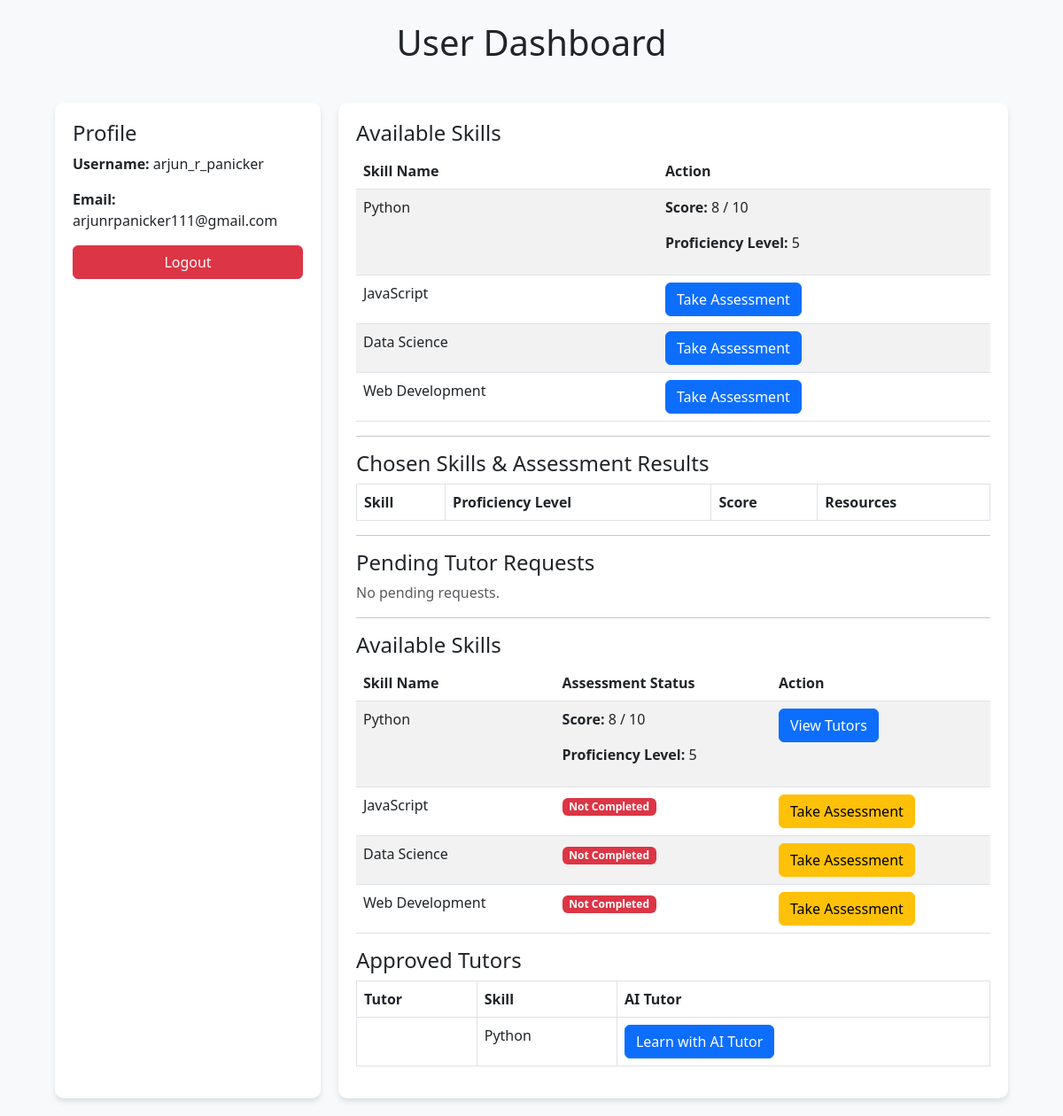
/user/dashboard (signed in), run on the app's committed database.
### models.py (models this page shows, shortened)
class User(db.Model, UserMixin):
    id = db.Column(db.Integer, primary_key=True)
    username = db.Column(db.String(80), unique=True, nullable=False)
    email = db.Column(db.String(120), unique=True, nullable=False)
    password = db.Column(db.String(200), nullable=False)
    is_tutor = db.Column(db.Boolean, default=False)
    created_at = db.Column(db.DateTime, default=datetime.utcnow)
    assessments = db.relationship('Assessment', backref='user', lazy=True)

class Skill(db.Model):
    id = db.Column(db.Integer, primary_key=True)
    name = db.Column(db.String(100), unique=True, nullable=False)
    description = db.Column(db.Text)
    questions = db.relationship('Question', backref='related_skill', lazy=True)
    resources = db.relationship('Resource', backref='skill', lazy=True)

class TutorRequest(db.Model):
    id = db.Column(db.Integer, primary_key=True)
    user_id = db.Column(db.Integer, db.ForeignKey('user.id'), nullable=False)  # Learner
    tutor_id = db.Column(db.Integer, db.ForeignKey('user.id'), nullable=False)  # Tutor (User, not Tutor model)
    skill_id = db.Column(db.Integer, db.ForeignKey('skill.id'), nullable=False)  # Skill ID
    status = db.Column(db.String(20), default="Pending")
    user = db.relationship('User', foreign_keys=[user_id], backref='requests')
    tutor = db.relationship('User', foreign_keys=[tutor_id], backref='received_requests')  # Tutor
    skill = db.relationship('Skill', backref='tutor_requests')  # Skill

### routes/user.py (the view)
@user_bp.route('/dashboard')
@login_required
def dashboard():
    if current_user.is_tutor:
        return redirect(url_for('tutor.dashboard'))
    user_assessments = Assessment.query.filter_by(user_id=current_user.id).all()
    if not user_assessments:
        skills = Skill.query.all()
        return render_template('user/dashboard.html', skills=skills, show_assessment_prompt=True)
    pending_requests = TutorRequest.query.filter_by(user_id=current_user.id, status="Pending").all()
    approved_tutors = TutorRequest.query.filter_by(user_id=current_user.id, status="Approved").all()
    assessed_skills = {
        a.skill_id: {"proficiency_level": a.proficiency_level, "score": a.score} for a in user_assessments
    }
    suggested_topics = []
    quick_links = []
    for assessment in user_assessments:
        if assessment.score >= 8:
            suggested_topics.append(f"Advanced topics in {assessment.skill.name}")
            quick_links.append({"title": f"Advanced {assessment.skill.name}", "url": "#"})
        elif assessment.score >= 5:
            suggested_topics.append(f"Intermediate topics in {assessment.skill.name}")
            quick_links.append({"title": f"Intermediate {assessment.skill.name}", "url": "#"})
        else:
            suggested_topics.append(f"Basic topics in {assessment.skill.name}")
            quick_links.append({"title": f"Basic {assessment.skill.name}", "url": "#"})
    return render_template(
        'user/dashboard.html',
        skills=Skill.query.all(),
        assessed_skills=assessed_skills,
        pending_requests=pending_requests,
        approved_tutors=approved_tutors,
        show_assessment_prompt=False,
        suggested_topics=suggested_topics,
        quick_links=quick_links
    )

### templates/user/dashboard.html (shortened to what this page needs)
<!DOCTYPE html>
<html lang="en">
<head>
    <link rel="stylesheet" href="https://cdn.jsdelivr.net/npm/bootstrap@5.3.0/dist/css/bootstrap.min.css">
</head>
<body>
<div class="container mt-4">
    <h1 class="text-center mb-4">User Dashboard</h1>
    <div class="dashboard-container">
        <div class="sidebar">
            <h4>Profile</h4>
            <p><strong>Username:</strong> {{ current_user.username }}</p>
            <p><strong>Email:</strong> {{ current_user.email }}</p>
            <div class="btn-group">
                <a href="{{ url_for('auth.logout') }}" class="btn btn-danger">Logout</a>
            </div>
        </div>
        <div class="content">
            <h4>Available Skills</h4>
            <table class="table table-striped">
                <thead>
                    <tr>
                        <th>Skill Name</th>
                        <th>Action</th>
                    </tr>
                </thead>
                <tbody>
                    {% for skill in skills %}
                        <tr>
                            <td>{{ skill.name }}</td>
                            <td>
                                {% if skill.id in assessed_skills %}
                                    <p><strong>Score:</strong> {{ assessed_skills[skill.id]['score'] }} / 10</p>
                                    <p><strong>Proficiency Level:</strong> {{ assessed_skills[skill.id]['proficiency_level'] }}</p>
                                {% else %}
                                    <a href="{{ url_for('user.start_assessment', skill_id=skill.id) }}" class="btn btn-primary">
                                        Take Assessment
                                    </a>
                                {% endif %}
                            </td>
                        </tr>
                    {% endfor %}
                </tbody>
            </table>
            <hr>
            <h4>Chosen Skills & Assessment Results</h4>
            {% if assessed_skills %}
                <table class="table table-bordered">
                    <thead>
                        <tr>
                            <th>Skill</th>
                            <th>Proficiency Level</th>
                            <th>Score</th>
                            <th>Resources</th>
                        </tr>
                    </thead>
                </table>
            {% else %}
                <p class="text-muted">No assessments taken yet.</p>
            {% endif %}
            <hr>
            <h4>Pending Tutor Requests</h4>
            {% if pending_requests %}
                <table class="table table-bordered">
                    <thead>
                        <tr>
                            <th>Tutor</th>
                            <th>Skill</th>
                            <th>Status</th>
                        </tr>
                    </thead>
                    <tbody>
                        {% for request in pending_requests %}
                            <tr>
                                <td>{{ request.tutor.username }}</td>
                                <td>{{ request.skill.name }}</td>
                                <td class="text-warning">Pending Approval</td>
                            </tr>
                        {% endfor %}
                    </tbody>
                </table>
            {% else %}
                <p class="text-muted">No pending requests.</p>
            {% endif %}
            <hr>
<h4>Available Skills</h4>
<table class="table table-striped">
    <thead>
        <tr>
            <th>Skill Name</th>
            <th>Assessment Status</th>
            <th>Action</th>
        </tr>
    </thead>
    <tbody>
        {% for skill in skills %}
            <tr>
                <td>{{ skill.name }}</td>
                <td>
                    {% if skill.id in assessed_skills %}
                        <p><strong>Score:</strong> {{ assessed_skills[skill.id]['score'] }} / 10</p>
                        <p><strong>Proficiency Level:</strong> {{ assessed_skills[skill.id]['proficiency_level'] }}</p>
                    {% else %}
                        <span class="badge bg-danger">Not Completed</span>
                    {% endif %}
                </td>
                <td>
                    {% if skill.id in assessed_skills %}
                        <a href="{{ url_for('user.view_tutors', skill_id=skill.id) }}" class="btn btn-primary">
                            View Tutors
                        </a>
                    {% else %}
                        <a href="{{ url_for('user.start_assessment', skill_id=skill.id) }}" class="btn btn-warning">
                            Take Assessment
                        </a>
                    {% endif %}
                </td>
            </tr>
        {% endfor %}
    </tbody>
</table>
<h4>Approved Tutors</h4>
<table class="table table-bordered">
    <thead>
        <tr>
            <th>Tutor</th>
            <th>Skill</th>
            <th>AI Tutor</th>
        </tr>
    </thead>
    <tbody>
        {% for tutor in approved_tutors %}
            <tr>
                <td>{{ tutor.username }}</td>
                <td>{{ tutor.skill.name }}</td>
                <td>
                    <a href="{{ url_for('user.ai_tutor', skill_id=tutor.skill.id) }}" class="btn btn-primary">
                        Learn with AI Tutor
                    </a>
                </td>
            </tr>
        {% endfor %}
    </tbody>
</table>

### templates/user/dashboard.html (style rules this page uses)
body { background-color: #f8f9fa; }
.dashboard-container { display: flex; gap: 20px; padding: 20px; }
.sidebar { width: 300px; background: white; padding: 20px; border-radius: 10px; box-shadow: 0px 4px 6px rgba(0, 0, 0, 0.1); }
.content { flex-grow: 1; background: white; padding: 20px; border-radius: 10px; box-shadow: 0px 4px 6px rgba(0, 0, 0, 0.1); }
.btn-group { display: flex; flex-direction: column; gap: 10px; }

### data on the page
User: username "arjun_r_panicker", email "arjunrpanicker111@gmail.com"
Skill: name "Python", assessed_skills "8", assessed_skills "5"
Skill: name "JavaScript", shows "Not Completed"
Skill: name "Data Science", shows "Not Completed"
Skill: name "Web Development", shows "Not Completed"
TutorRequest: skill.name "Python"
